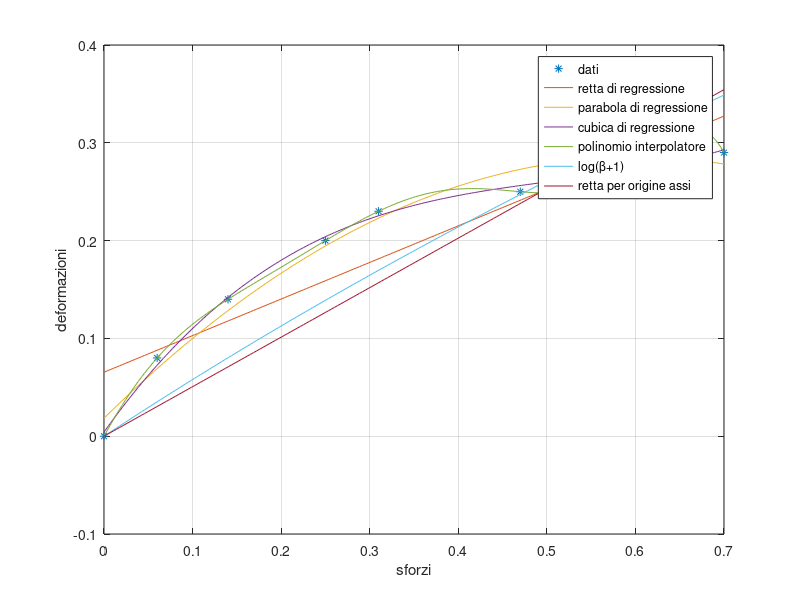

Here is the MATLAB script that generated this plot:
%Minimi Quadrati
clear
clc
close all

sforzi=[0 0.06 0.14 0.25 0.31 0.47 0.6 0.7];
deformaz=[0 0.08 0.14 0.20 0.23 0.25 0.28 0.29];
plot(sforzi,deformaz,'*')
grid on
xlabel('sforzi')
ylabel('deformazioni')
%coefficienti retta regressione
den=length(sforzi)*sum(sforzi.^2)-(sum(sforzi))^2;
q=(sum(deformaz)*sum(sforzi.^2)-sum(sforzi)*sum(sforzi.*deformaz))/den
m=(length(sforzi)*sum(sforzi.*deformaz)-sum(sforzi)*sum(deformaz))/den
x=linspace(min(sforzi),max(sforzi),200);
y=m*x+q; %retta regressione
R=sum((deformaz-(m*sforzi+q)).^2); %somma quadrati residui
R_tilde=sum((deformaz-(0.37*sforzi+0.065)).^2); %test variazione coefficienti
hold on
plot(x,y)
%Coeff=polyfit(sforzi,deformaz,1) %retta regressione Matlab
Coeff_2=polyfit(sforzi,deformaz,2); %polinomio grado 2 minimi quadrati
p2=polyval(Coeff_2,x);
plot(x,p2)
Coeff_3=polyfit(sforzi,deformaz,3); %polinomio grado 3 minimi quadrati
p3=polyval(Coeff_3,x);
plot(x,p3)
Coeff_interp=polyfit(sforzi,deformaz,length(sforzi)-1); %polinomio interpolatore
p_interp=polyval(Coeff_interp,x);
plot(x,p_interp)
%minimi quadrati con funzione non polinomiale
fun=@(beta,x) log(beta*x+1);
beta=nlinfit(sforzi,deformaz,fun,1);
plot(x,fun(beta,x))
%retta di regressione passante per l'origine degli assi
fun=@(beta,x) beta*x;
beta=nlinfit(sforzi,deformaz,fun,1)
plot(x,fun(beta,x))
legend('dati','retta di regressione','parabola di regressione',...
    'cubica di regressione','polinomio interpolatore','log(\beta+1)',...
    'retta per origine assi')
